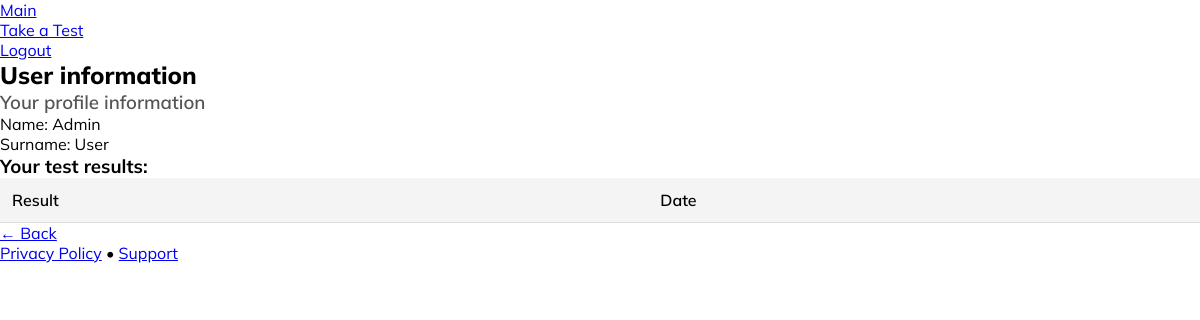
The page /profile (signed in) on the database as committed earlier.
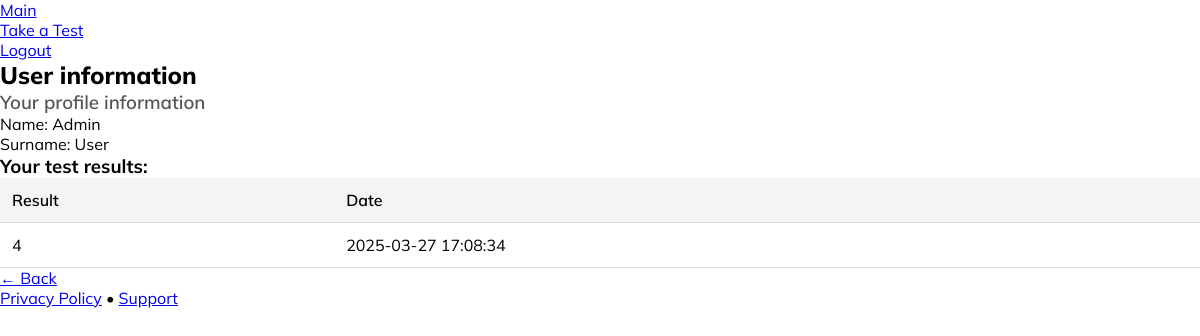
The same page on the database as committed later.
### tables this page shows
CREATE TABLE results (
    id INTEGER PRIMARY KEY AUTOINCREMENT,
    user_id INTEGER NOT NULL,
    ball INTEGER NOT NULL,
    test_date TEXT NOT NULL,
    FOREIGN KEY (user_id) REFERENCES users(id)
);

### app.py (the view)
@app.route("/profile")
def profile():
    if "user_id" not in session:
        return redirect(url_for("login"))
    user_id = session["user_id"]
    conn = conn_databaza()
    cursor = conn.cursor()
    cursor.execute("SELECT * FROM results WHERE user_id = ? ORDER BY test_date DESC", (user_id,))
    results = cursor.fetchall()
    conn.close()
    return render_template("profile.html", results=results, first_name=session["first_name"], last_name=session["last_name"])

### app.py (called while the page is built)
def conn_databaza():
    conn = sqlite3.connect("users.db")
    conn.row_factory = sqlite3.Row
    return conn

### templates/profile.html (shortened to what this page needs)
<!DOCTYPE html>
<html lang="en">
<head>
    <link rel="stylesheet" href="https://cdn.jsdelivr.net/npm/@picocss/pico@1/css/pico.min.css">
    <link rel="stylesheet" href="/static/profile.css">
</head>
<body>
    <nav class="container">
        <ul>
            <li><a href="/">Main</a></li>
        </ul>
        <ul>
            <li><a href="/test-cover">Take a Test</a></li>
            <li class="logout"><a href="/logout">Logout</a></li>
        </ul>
    </nav>
    <main class="container">
        <section>
            <hgroup>
                <h2>User information</h2>
                <h3>Your profile information</h3>
            </hgroup>
            <p>Name: {{ first_name }}</p>
            <p>Surname: {{ last_name }}</p>
            <h3>Your test results:</h3>
            <table>
                <thead>
                    <tr>
                        <th>Result</th>
                        <th>Date</th>
                    </tr>
                </thead>
                <tbody>
                    {% for result in results %}
                    <tr>
                        <td>{{ result["ball"] }}</td>
                        <td>{{ result["test_date"] }}</td>
                    </tr>
                    {% endfor %}
                </tbody>
            </table>
            <a href="/" role="button">← Back</a>
        </section>
    </main>
    <footer class="container">
        <a href="#">Privacy Policy</a> • <a href="#">Support</a>
    </footer>
</body>
</html>

### static/profile.css (style rules this page uses)
*, html { margin: 0; padding: 0; box-sizing: border-box; }
.container { max-width: 1200px; margin: 0 auto; }
body { font-family: 'Mulish', sans-serif; }
main { margin-top: 30px; }
hgroup h2 { font-weight: 800; }
hgroup h3 { font-weight: 600; color: #555; }
table { width: 100%; border-collapse: collapse; }
table th, table td { padding: 12px; border-bottom: 1px solid #ddd; text-align: left; }
table th { background: #f4f4f4; font-weight: 600; }
.logout { color: red; }

Rows that differ between the two databases and show on the page:
now on this page (row edited): results: ball "4", test_date "2025-03-27 17:08:34"
